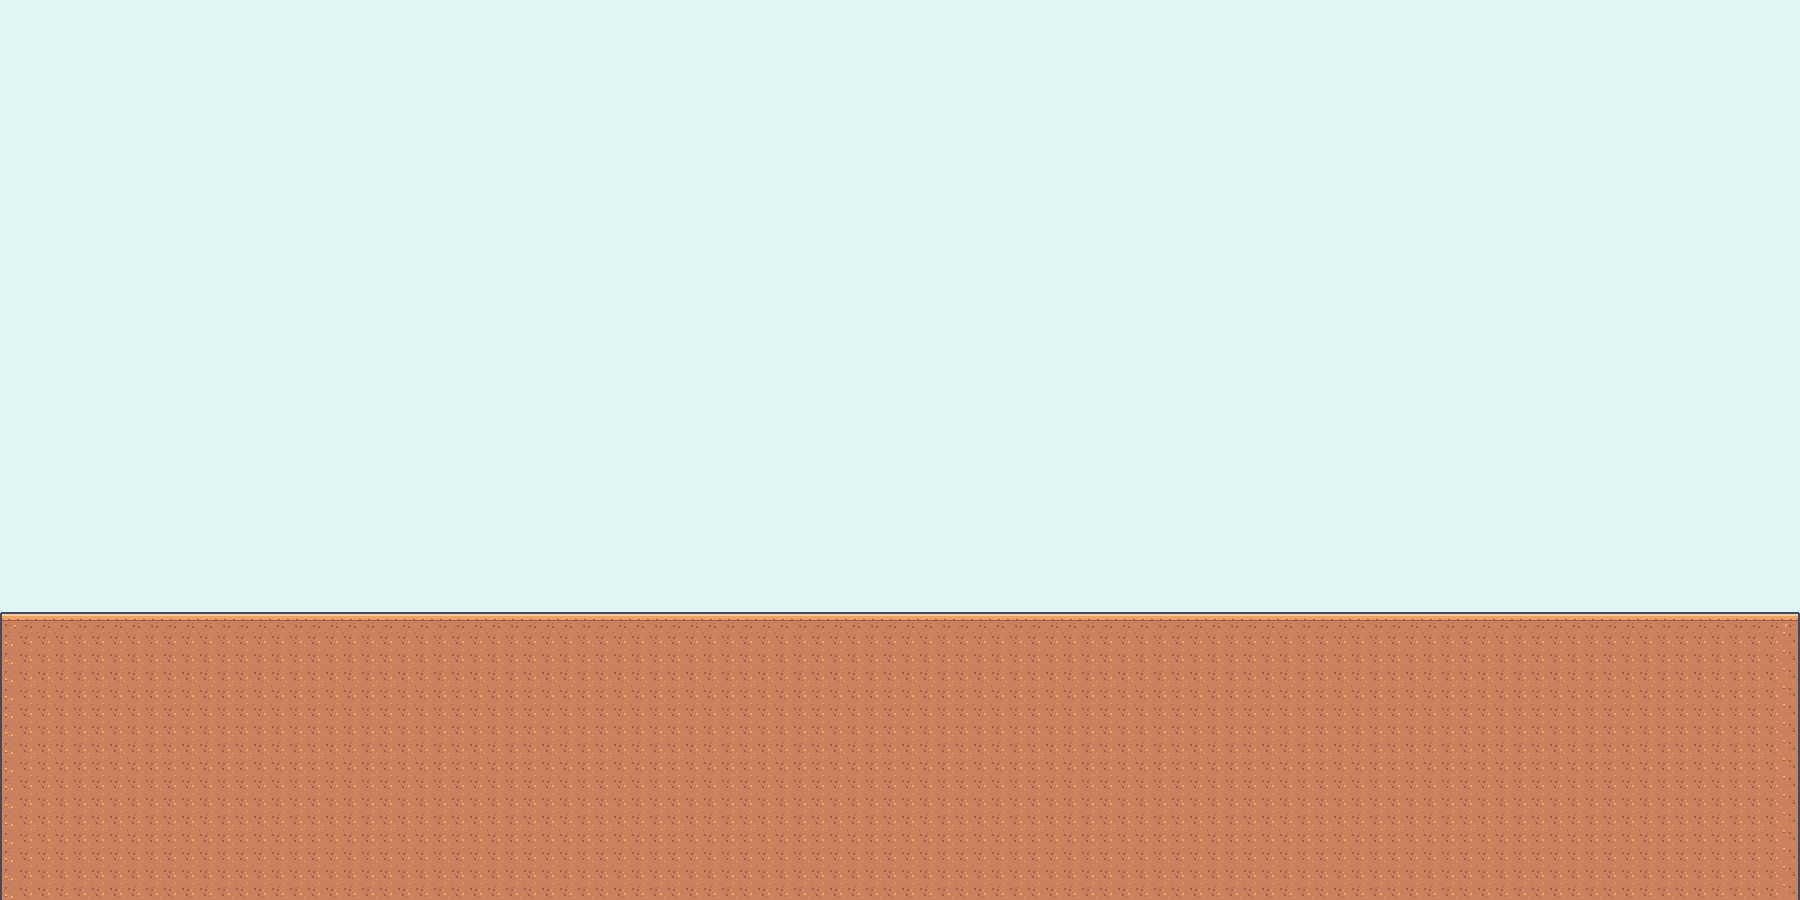

Rendered tile map (Tiled .tmx) drawn with the repository's tilesets; below, a short description and the map source with its tile grids summarised:
An orthogonal 100x50 tile map with 18x18 px tiles, 3 tile layers (background, Ground, background2), 4 tilesets.

<map version="1.10" tiledversion="1.12.2" orientation="orthogonal" renderorder="right-down" width="100" height="50" tilewidth="18" tileheight="18" infinite="0" nextlayerid="9" nextobjectid="87">
 <tileset firstgid="1" source="tileset-tiles.tsx" />
 <tileset firstgid="181" source="background.tsx" />
 <tileset firstgid="221" source="t4-metal expansion.tsx" />
 <tileset firstgid="551" source="t2.tsx" />
 <layer id="8" name="background" width="100" height="50">
  <data>[5000 cells, 5000 non-empty, 1 distinct tile ids]</data>
 </layer>
 <layer id="7" name="Ground" width="100" height="50">
  <data>[5000 cells, 1600 non-empty, 6 distinct tile ids]</data>
 </layer>
 <layer id="5" name="background2" width="100" height="50">
  <data>[5000 cells, 0 non-empty, 0 distinct tile ids]</data>
 </layer>
 <objectgroup id="6" name="Spawnpoints" />
</map>
